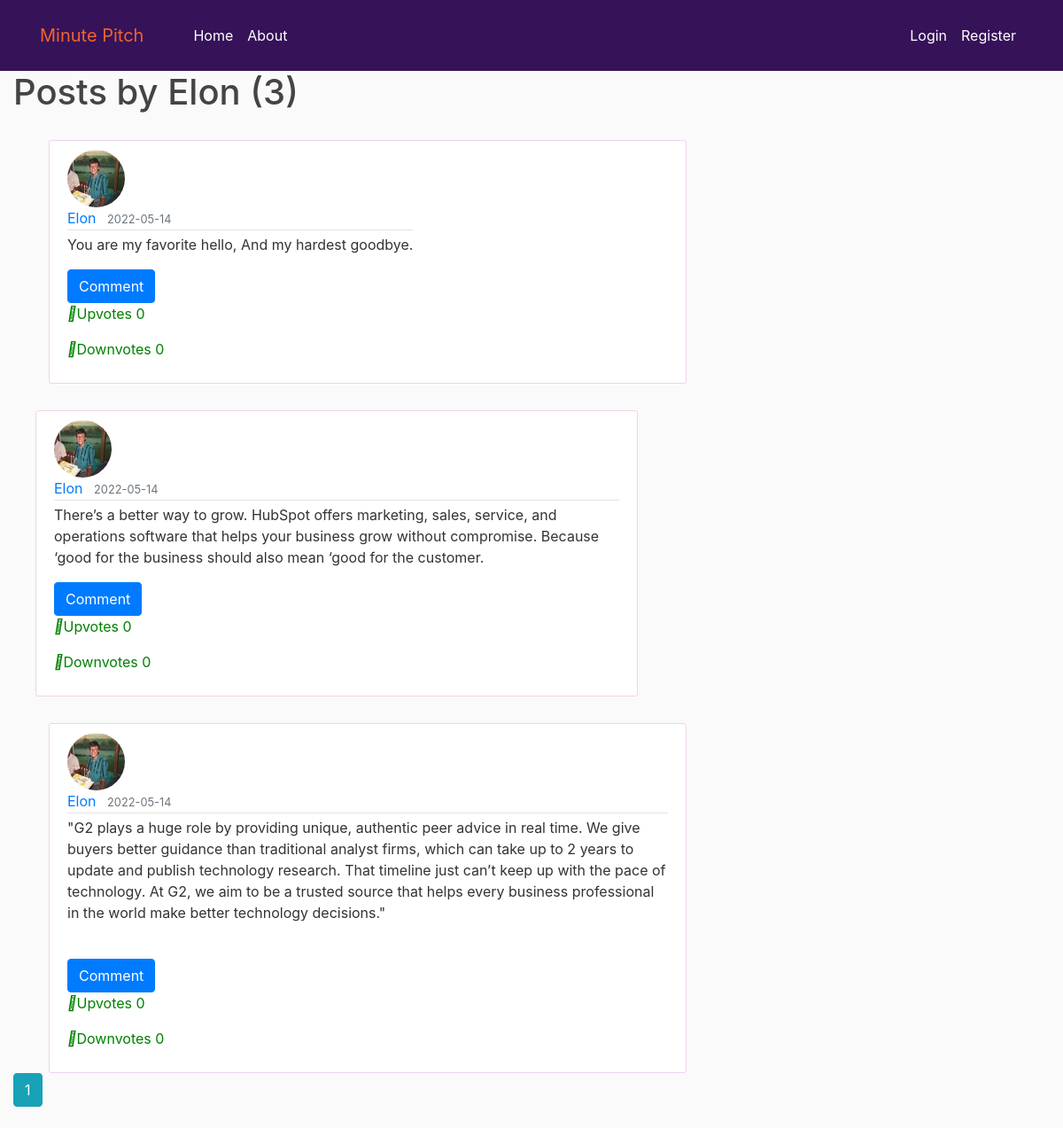
The page /user/Elon on the database its author committed.
### app/models.py (models this page shows, shortened)
class User(db.Model, UserMixin):
    id = db.Column(db.Integer, primary_key=True)
    username = db.Column(db.String(20), unique=True, nullable=False)
    email = db.Column(db.String(120), unique=True, nullable=False)
    image_file = db.Column(db.String(20), nullable=False, default='default.jpg')
    password = db.Column(db.String(60), nullable=False)
    bio = db.Column(db.Text, nullable=False, default='Hey, lets pitch')
    posts = db.relationship('Post', backref='author', lazy=True)

class Post(db.Model):
    id = db.Column(db.Integer, primary_key=True)
    title = db.Column(db.String(100), nullable=False)
    date = db.Column(db.DateTime, nullable=False, default=datetime.utcnow)
    content = db.Column(db.Text, nullable=False)
    user_id = db.Column(db.Integer, db.ForeignKey('user.id'), nullable=False)

### app/routes.py (the view)
@app.route("/user/<string:username>")
def user_posts(username):
    page = request.args.get('page', 1, type=int)
    user = User.query.filter_by(username=username).first_or_404()
    posts = Post.query.filter_by(author=user)\
        .order_by(Post.date.desc())\
        .paginate(page=page, per_page=5)
    return render_template('user_posts.html', posts=posts, user=user)

### app/templates/user_posts.html
{% extends "account.html" %}
{% block content %}
    <h1 class="mb-3">Posts by {{ user.username }} ({{ posts.total }})</h1>
    {% for post in posts.items %}
        <article class="media content-section">
        <img class="rounded-circle article-img" src="{{ url_for('static', filename='photos/' + post.author.image_file) }}">
        <div class="media-body">
            <div class="article-metadata">
            <a class="mr-2" href="{{ url_for('user_posts', username=post.author.username) }}">{{ post.author.username }}</a>
            <small class="text-muted">{{ post.date.strftime('%Y-%m-%d') }}</small>
            </div>
            <p class="article-content">{{ post.content }}</p>
        </div>
        <div>
            <a class="btn btn-primary" href="{{ url_for('comment') }}">Comment</a>
        </div>
        <div class="thumb " style="color:green">
            <p><i class="fa-solid fa-thumbs-up"></i>Upvotes 0</p>
            <p><i class="fa-solid fa-thumbs-down"></i>Downvotes 0</p>
        </div>
    </div>
        </article>
    {% endfor %}
    {% for page_num in posts.iter_pages(left_edge=1, right_edge=1, left_current=1, right_current=2) %}
    {% if page_num %}
        {% if posts.page == page_num %}
        <a class="btn btn-info mb-4" href="{{ url_for('user_posts', username=user.username, page=page_num) }}">{{ page_num }}</a>
        {% else %}
        <a class="btn btn-outline-info mb-4" href="{{ url_for('user_posts', username=user.username, page=page_num) }}">{{ page_num }}</a>
        {% endif %}
    {% else %}
        ...
    {% endif %}
    {% endfor %}
{% endblock content %}

### app/static/main.css (style rules this page uses)
body { background: #fafafa; color: #333333; margin-top: 5rem; width: 70vw; }
h1, h2, h3, h4, h5, h6 { color: #444444; }
.content-section { background: #ffffff; padding: 10px 20px; border: 1px solid rgb(238, 211, 236); border-radius: 3px; margin-left: 180px; margin-top: 30px; width: 60vw; display: flex; }
.media { display: flex; flex-direction: column; margin-left: 40px; margin-right: 120px; margin-top:30px; }
.article-content { white-space: pre-line; }
.article-img { height: 65px; width: 65px; margin-right: 16px; }
.article-metadata { padding-bottom: 1px; margin-bottom: 4px; border-bottom: 1px solid #e3e3e3 }

### rows shown on the page
User: username "Elon"
Post: image_file (picture), author.username "Elon", date "2022-05-14", content "You are my favorite hello, And my hardest goodbye."
Post: image_file (picture), author.username "Elon", date "2022-05-14", content "There’s a better way to grow. HubSpot offers marketing, sales, service, and operations software that helps your business grow without compromise. Because ‘good for the business should also mean ‘good for the customer."
Post: image_file (picture), author.username "Elon", date "2022-05-14", content "\"G2 plays a huge role by providing unique, authentic peer advice in real time. We give buyers better guidance than traditional analyst firms, which can take up to 2 years to update and publish technology research. That timeline just can’t keep up with the pace of technology. At G2, we aim to be a trusted source that helps every business professional in the world make better technology decisions.\""

### other values the page prints
{{ posts.total }} "3"
{{ page_num }} "1"
